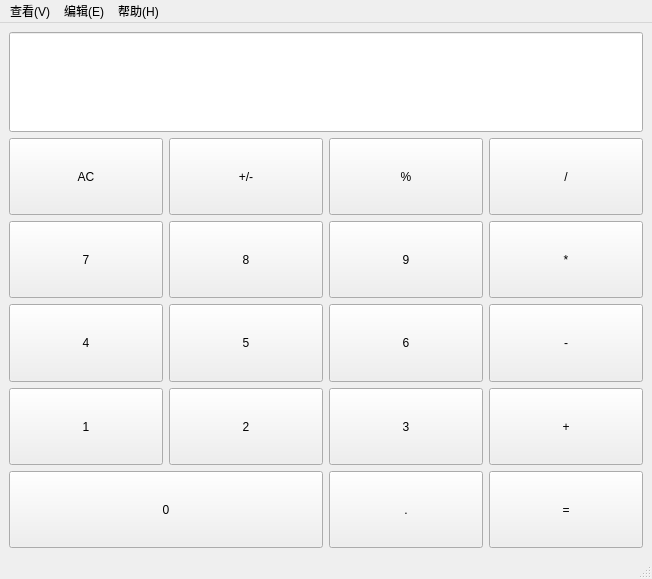
<?xml version="1.0" encoding="UTF-8"?>
<ui version="4.0">
 <class>MainWindow</class>
 <widget class="QMainWindow" name="MainWindow">
  <property name="geometry">
   <rect>
    <x>0</x>
    <y>0</y>
    <width>652</width>
    <height>579</height>
   </rect>
  </property>
  <property name="sizePolicy">
   <sizepolicy hsizetype="Minimum" vsizetype="Expanding">
    <horstretch>0</horstretch>
    <verstretch>0</verstretch>
   </sizepolicy>
  </property>
  <property name="windowTitle">
   <string>计算器</string>
  </property>
  <property name="windowIcon">
   <iconset resource="../images/login.qrc">
    <normaloff>:/login/计算器.png</normaloff>:/login/计算器.png</iconset>
  </property>
  <widget class="QWidget" name="centralwidget">
   <layout class="QGridLayout" name="gridLayout">
    <item row="0" column="0" colspan="4">
     <widget class="QLineEdit" name="lineEdit">
      <property name="sizePolicy">
       <sizepolicy hsizetype="Minimum" vsizetype="Expanding">
        <horstretch>0</horstretch>
        <verstretch>0</verstretch>
       </sizepolicy>
      </property>
      <property name="minimumSize">
       <size>
        <width>0</width>
        <height>100</height>
       </size>
      </property>
      <property name="font">
       <font>
        <family>黑体</family>
        <pointsize>40</pointsize>
        <weight>75</weight>
        <italic>false</italic>
        <bold>true</bold>
        <underline>false</underline>
        <strikeout>false</strikeout>
        <kerning>false</kerning>
       </font>
      </property>
      <property name="layoutDirection">
       <enum>Qt::RightToLeft</enum>
      </property>
      <property name="text">
       <string/>
      </property>
      <property name="alignment">
       <set>Qt::AlignBottom|Qt::AlignRight|Qt::AlignTrailing</set>
      </property>
      <property name="readOnly">
       <bool>true</bool>
      </property>
     </widget>
    </item>
    <item row="4" column="2">
     <widget class="Caculator_btn" name="pushButton_15">
      <property name="sizePolicy">
       <sizepolicy hsizetype="Minimum" vsizetype="Expanding">
        <horstretch>0</horstretch>
        <verstretch>0</verstretch>
       </sizepolicy>
      </property>
      <property name="text">
       <string>3</string>
      </property>
      <property name="checkable">
       <bool>true</bool>
      </property>
      <property name="autoExclusive">
       <bool>true</bool>
      </property>
      <property name="bg" stdset="0">
       <string>gray</string>
      </property>
      <property name="role" stdset="0">
       <string>num</string>
      </property>
     </widget>
    </item>
    <item row="1" column="3">
     <widget class="Caculator_btn" name="pushButton_4">
      <property name="sizePolicy">
       <sizepolicy hsizetype="Minimum" vsizetype="Expanding">
        <horstretch>0</horstretch>
        <verstretch>0</verstretch>
       </sizepolicy>
      </property>
      <property name="text">
       <string>/</string>
      </property>
      <property name="checkable">
       <bool>true</bool>
      </property>
      <property name="autoExclusive">
       <bool>true</bool>
      </property>
      <property name="bg" stdset="0">
       <string>orange</string>
      </property>
      <property name="role" stdset="0">
       <string>opartor</string>
      </property>
     </widget>
    </item>
    <item row="2" column="3">
     <widget class="Caculator_btn" name="pushButton_5">
      <property name="sizePolicy">
       <sizepolicy hsizetype="Minimum" vsizetype="Expanding">
        <horstretch>0</horstretch>
        <verstretch>0</verstretch>
       </sizepolicy>
      </property>
      <property name="text">
       <string>*</string>
      </property>
      <property name="checkable">
       <bool>true</bool>
      </property>
      <property name="autoExclusive">
       <bool>true</bool>
      </property>
      <property name="bg" stdset="0">
       <string>orange</string>
      </property>
      <property name="role" stdset="0">
       <string>opartor</string>
      </property>
     </widget>
    </item>
    <item row="1" column="0">
     <widget class="Caculator_btn" name="pushButton">
      <property name="sizePolicy">
       <sizepolicy hsizetype="Minimum" vsizetype="Expanding">
        <horstretch>0</horstretch>
        <verstretch>0</verstretch>
       </sizepolicy>
      </property>
      <property name="text">
       <string>AC</string>
      </property>
      <property name="checkable">
       <bool>true</bool>
      </property>
      <property name="autoExclusive">
       <bool>true</bool>
      </property>
      <property name="bg" stdset="0">
       <string>lightgray</string>
      </property>
      <property name="role" stdset="0">
       <string>clear</string>
      </property>
     </widget>
    </item>
    <item row="3" column="3">
     <widget class="Caculator_btn" name="pushButton_9">
      <property name="sizePolicy">
       <sizepolicy hsizetype="Minimum" vsizetype="Expanding">
        <horstretch>0</horstretch>
        <verstretch>0</verstretch>
       </sizepolicy>
      </property>
      <property name="text">
       <string>-</string>
      </property>
      <property name="checkable">
       <bool>true</bool>
      </property>
      <property name="autoExclusive">
       <bool>true</bool>
      </property>
      <property name="bg" stdset="0">
       <string>orange</string>
      </property>
      <property name="role" stdset="0">
       <string>opartor</string>
      </property>
     </widget>
    </item>
    <item row="5" column="3">
     <widget class="Caculator_btn" name="pushButton_17">
      <property name="sizePolicy">
       <sizepolicy hsizetype="Minimum" vsizetype="Expanding">
        <horstretch>0</horstretch>
        <verstretch>0</verstretch>
       </sizepolicy>
      </property>
      <property name="text">
       <string>=</string>
      </property>
      <property name="checkable">
       <bool>true</bool>
      </property>
      <property name="autoExclusive">
       <bool>true</bool>
      </property>
      <property name="bg" stdset="0">
       <string>equal</string>
      </property>
      <property name="role" stdset="0">
       <string>caculater</string>
      </property>
     </widget>
    </item>
    <item row="2" column="2">
     <widget class="Caculator_btn" name="pushButton_7">
      <property name="sizePolicy">
       <sizepolicy hsizetype="Minimum" vsizetype="Expanding">
        <horstretch>0</horstretch>
        <verstretch>0</verstretch>
       </sizepolicy>
      </property>
      <property name="text">
       <string>9</string>
      </property>
      <property name="checkable">
       <bool>true</bool>
      </property>
      <property name="autoExclusive">
       <bool>true</bool>
      </property>
      <property name="bg" stdset="0">
       <string>gray</string>
      </property>
      <property name="role" stdset="0">
       <string>num</string>
      </property>
     </widget>
    </item>
    <item row="2" column="1">
     <widget class="Caculator_btn" name="pushButton_8">
      <property name="sizePolicy">
       <sizepolicy hsizetype="Minimum" vsizetype="Expanding">
        <horstretch>0</horstretch>
        <verstretch>0</verstretch>
       </sizepolicy>
      </property>
      <property name="text">
       <string>8</string>
      </property>
      <property name="checkable">
       <bool>true</bool>
      </property>
      <property name="autoExclusive">
       <bool>true</bool>
      </property>
      <property name="bg" stdset="0">
       <string>gray</string>
      </property>
      <property name="role" stdset="0">
       <string>num</string>
      </property>
     </widget>
    </item>
    <item row="3" column="1">
     <widget class="Caculator_btn" name="pushButton_12">
      <property name="sizePolicy">
       <sizepolicy hsizetype="Minimum" vsizetype="Expanding">
        <horstretch>0</horstretch>
        <verstretch>0</verstretch>
       </sizepolicy>
      </property>
      <property name="text">
       <string>5</string>
      </property>
      <property name="checkable">
       <bool>true</bool>
      </property>
      <property name="autoExclusive">
       <bool>true</bool>
      </property>
      <property name="bg" stdset="0">
       <string>gray</string>
      </property>
      <property name="role" stdset="0">
       <string>num</string>
      </property>
     </widget>
    </item>
    <item row="4" column="1">
     <widget class="Caculator_btn" name="pushButton_16">
      <property name="sizePolicy">
       <sizepolicy hsizetype="Minimum" vsizetype="Expanding">
        <horstretch>0</horstretch>
        <verstretch>0</verstretch>
       </sizepolicy>
      </property>
      <property name="text">
       <string>2</string>
      </property>
      <property name="checkable">
       <bool>true</bool>
      </property>
      <property name="autoExclusive">
       <bool>true</bool>
      </property>
      <property name="bg" stdset="0">
       <string>gray</string>
      </property>
      <property name="role" stdset="0">
       <string>num</string>
      </property>
     </widget>
    </item>
    <item row="3" column="2">
     <widget class="Caculator_btn" name="pushButton_11">
      <property name="sizePolicy">
       <sizepolicy hsizetype="Minimum" vsizetype="Expanding">
        <horstretch>0</horstretch>
        <verstretch>0</verstretch>
       </sizepolicy>
      </property>
      <property name="text">
       <string>6</string>
      </property>
      <property name="checkable">
       <bool>true</bool>
      </property>
      <property name="autoExclusive">
       <bool>true</bool>
      </property>
      <property name="bg" stdset="0">
       <string>gray</string>
      </property>
      <property name="role" stdset="0">
       <string>num</string>
      </property>
     </widget>
    </item>
    <item row="5" column="0" colspan="2">
     <widget class="Caculator_btn" name="pushButton_20">
      <property name="sizePolicy">
       <sizepolicy hsizetype="Minimum" vsizetype="Expanding">
        <horstretch>0</horstretch>
        <verstretch>0</verstretch>
       </sizepolicy>
      </property>
      <property name="text">
       <string>0</string>
      </property>
      <property name="checkable">
       <bool>true</bool>
      </property>
      <property name="autoExclusive">
       <bool>true</bool>
      </property>
      <property name="bg" stdset="0">
       <string>gray</string>
      </property>
      <property name="role" stdset="0">
       <string>num</string>
      </property>
     </widget>
    </item>
    <item row="1" column="2">
     <widget class="Caculator_btn" name="pushButton_3">
      <property name="sizePolicy">
       <sizepolicy hsizetype="Minimum" vsizetype="Expanding">
        <horstretch>0</horstretch>
        <verstretch>0</verstretch>
       </sizepolicy>
      </property>
      <property name="text">
       <string>%</string>
      </property>
      <property name="checkable">
       <bool>true</bool>
      </property>
      <property name="autoExclusive">
       <bool>true</bool>
      </property>
      <property name="bg" stdset="0">
       <string>lightgray</string>
      </property>
      <property name="role" stdset="0">
       <string>num</string>
      </property>
     </widget>
    </item>
    <item row="4" column="0">
     <widget class="Caculator_btn" name="pushButton_14">
      <property name="sizePolicy">
       <sizepolicy hsizetype="Minimum" vsizetype="Expanding">
        <horstretch>0</horstretch>
        <verstretch>0</verstretch>
       </sizepolicy>
      </property>
      <property name="text">
       <string>1</string>
      </property>
      <property name="checkable">
       <bool>true</bool>
      </property>
      <property name="autoExclusive">
       <bool>true</bool>
      </property>
      <property name="bg" stdset="0">
       <string>gray</string>
      </property>
      <property name="role" stdset="0">
       <string>num</string>
      </property>
     </widget>
    </item>
    <item row="3" column="0">
     <widget class="Caculator_btn" name="pushButton_10">
      <property name="sizePolicy">
       <sizepolicy hsizetype="Minimum" vsizetype="Expanding">
        <horstretch>0</horstretch>
        <verstretch>0</verstretch>
       </sizepolicy>
      </property>
      <property name="text">
       <string>4</string>
      </property>
      <property name="checkable">
       <bool>true</bool>
      </property>
      <property name="autoExclusive">
       <bool>true</bool>
      </property>
      <property name="bg" stdset="0">
       <string>gray</string>
      </property>
      <property name="role" stdset="0">
       <string>num</string>
      </property>
     </widget>
    </item>
    <item row="5" column="2">
     <widget class="Caculator_btn" name="pushButton_19">
      <property name="sizePolicy">
       <sizepolicy hsizetype="Minimum" vsizetype="Expanding">
        <horstretch>0</horstretch>
        <verstretch>0</verstretch>
       </sizepolicy>
      </property>
      <property name="text">
       <string>.</string>
      </property>
      <property name="checkable">
       <bool>true</bool>
      </property>
      <property name="autoExclusive">
       <bool>true</bool>
      </property>
      <property name="bg" stdset="0">
       <string>gray</string>
      </property>
      <property name="role" stdset="0">
       <string>num</string>
      </property>
     </widget>
    </item>
    <item row="2" column="0">
     <widget class="Caculator_btn" name="pushButton_6">
      <property name="sizePolicy">
       <sizepolicy hsizetype="Minimum" vsizetype="Expanding">
        <horstretch>0</horstretch>
        <verstretch>0</verstretch>
       </sizepolicy>
      </property>
      <property name="text">
       <string>7</string>
      </property>
      <property name="checkable">
       <bool>true</bool>
      </property>
      <property name="autoExclusive">
       <bool>true</bool>
      </property>
      <property name="bg" stdset="0">
       <string>gray</string>
      </property>
      <property name="role" stdset="0">
       <string>num</string>
      </property>
     </widget>
    </item>
    <item row="1" column="1">
     <widget class="Caculator_btn" name="pushButton_2">
      <property name="sizePolicy">
       <sizepolicy hsizetype="Minimum" vsizetype="Expanding">
        <horstretch>0</horstretch>
        <verstretch>0</verstretch>
       </sizepolicy>
      </property>
      <property name="text">
       <string>+/-</string>
      </property>
      <property name="checkable">
       <bool>true</bool>
      </property>
      <property name="autoExclusive">
       <bool>true</bool>
      </property>
      <property name="bg" stdset="0">
       <string>lightgray</string>
      </property>
      <property name="role" stdset="0">
       <string>num</string>
      </property>
     </widget>
    </item>
    <item row="4" column="3">
     <widget class="Caculator_btn" name="pushButton_13">
      <property name="sizePolicy">
       <sizepolicy hsizetype="Minimum" vsizetype="Expanding">
        <horstretch>0</horstretch>
        <verstretch>0</verstretch>
       </sizepolicy>
      </property>
      <property name="text">
       <string>+</string>
      </property>
      <property name="checkable">
       <bool>true</bool>
      </property>
      <property name="autoExclusive">
       <bool>true</bool>
      </property>
      <property name="bg" stdset="0">
       <string>orange</string>
      </property>
      <property name="role" stdset="0">
       <string>opartor</string>
      </property>
     </widget>
    </item>
   </layout>
  </widget>
  <widget class="QMenuBar" name="menubar">
   <property name="geometry">
    <rect>
     <x>0</x>
     <y>0</y>
     <width>652</width>
     <height>26</height>
    </rect>
   </property>
   <widget class="QMenu" name="menu">
    <property name="title">
     <string>查看(V)</string>
    </property>
   </widget>
   <widget class="QMenu" name="menu_2">
    <property name="title">
     <string>编辑(E)</string>
    </property>
   </widget>
   <widget class="QMenu" name="menu_3">
    <property name="title">
     <string>帮助(H)</string>
    </property>
   </widget>
   <addaction name="menu"/>
   <addaction name="menu_2"/>
   <addaction name="menu_3"/>
  </widget>
  <widget class="QStatusBar" name="statusbar"/>
 </widget>
 <customwidgets>
  <customwidget>
   <class>Caculator_btn</class>
   <extends>QPushButton</extends>
   <header location="global">caculator_btn</header>
   <slots>
    <signal>key_pressed()</signal>
   </slots>
  </customwidget>
 </customwidgets>
 <resources>
  <include location="../images/login.qrc"/>
 </resources>
 <connections>
  <connection>
   <sender>pushButton</sender>
   <signal>key_pressed()</signal>
   <receiver>MainWindow</receiver>
   <slot>get_key()</slot>
   <hints>
    <hint type="sourcelabel">
     <x>61</x>
     <y>183</y>
    </hint>
    <hint type="destinationlabel">
     <x>-192</x>
     <y>183</y>
    </hint>
   </hints>
  </connection>
  <connection>
   <sender>pushButton_2</sender>
   <signal>key_pressed()</signal>
   <receiver>MainWindow</receiver>
   <slot>get_key()</slot>
   <hints>
    <hint type="sourcelabel">
     <x>213</x>
     <y>178</y>
    </hint>
    <hint type="destinationlabel">
     <x>-227</x>
     <y>102</y>
    </hint>
   </hints>
  </connection>
  <connection>
   <sender>pushButton_3</sender>
   <signal>key_pressed()</signal>
   <receiver>MainWindow</receiver>
   <slot>get_key()</slot>
   <hints>
    <hint type="sourcelabel">
     <x>388</x>
     <y>172</y>
    </hint>
    <hint type="destinationlabel">
     <x>-238</x>
     <y>-11</y>
    </hint>
   </hints>
  </connection>
  <connection>
   <sender>pushButton_4</sender>
   <signal>key_pressed()</signal>
   <receiver>MainWindow</receiver>
   <slot>get_key()</slot>
   <hints>
    <hint type="sourcelabel">
     <x>570</x>
     <y>171</y>
    </hint>
    <hint type="destinationlabel">
     <x>856</x>
     <y>181</y>
    </hint>
   </hints>
  </connection>
  <connection>
   <sender>pushButton_6</sender>
   <signal>key_pressed()</signal>
   <receiver>MainWindow</receiver>
   <slot>get_key()</slot>
   <hints>
    <hint type="sourcelabel">
     <x>40</x>
     <y>261</y>
    </hint>
    <hint type="destinationlabel">
     <x>-88</x>
     <y>258</y>
    </hint>
   </hints>
  </connection>
  <connection>
   <sender>pushButton_8</sender>
   <signal>key_pressed()</signal>
   <receiver>MainWindow</receiver>
   <slot>get_key()</slot>
   <hints>
    <hint type="sourcelabel">
     <x>213</x>
     <y>264</y>
    </hint>
    <hint type="destinationlabel">
     <x>6</x>
     <y>222</y>
    </hint>
   </hints>
  </connection>
  <connection>
   <sender>pushButton_7</sender>
   <signal>key_pressed()</signal>
   <receiver>MainWindow</receiver>
   <slot>get_key()</slot>
   <hints>
    <hint type="sourcelabel">
     <x>373</x>
     <y>258</y>
    </hint>
    <hint type="destinationlabel">
     <x>331</x>
     <y>-16</y>
    </hint>
   </hints>
  </connection>
  <connection>
   <sender>pushButton_5</sender>
   <signal>key_pressed()</signal>
   <receiver>MainWindow</receiver>
   <slot>get_key()</slot>
   <hints>
    <hint type="sourcelabel">
     <x>613</x>
     <y>240</y>
    </hint>
    <hint type="destinationlabel">
     <x>844</x>
     <y>240</y>
    </hint>
   </hints>
  </connection>
  <connection>
   <sender>pushButton_9</sender>
   <signal>key_pressed()</signal>
   <receiver>MainWindow</receiver>
   <slot>get_key()</slot>
   <hints>
    <hint type="sourcelabel">
     <x>577</x>
     <y>352</y>
    </hint>
    <hint type="destinationlabel">
     <x>757</x>
     <y>346</y>
    </hint>
   </hints>
  </connection>
  <connection>
   <sender>pushButton_13</sender>
   <signal>key_pressed()</signal>
   <receiver>MainWindow</receiver>
   <slot>get_key()</slot>
   <hints>
    <hint type="sourcelabel">
     <x>553</x>
     <y>418</y>
    </hint>
    <hint type="destinationlabel">
     <x>786</x>
     <y>418</y>
    </hint>
   </hints>
  </connection>
  <connection>
   <sender>pushButton_17</sender>
   <signal>key_pressed()</signal>
   <receiver>MainWindow</receiver>
   <slot>get_key()</slot>
   <hints>
    <hint type="sourcelabel">
     <x>591</x>
     <y>501</y>
    </hint>
    <hint type="destinationlabel">
     <x>745</x>
     <y>501</y>
    </hint>
   </hints>
  </connection>
  <connection>
   <sender>pushButton_19</sender>
   <signal>key_pressed()</signal>
   <receiver>MainWindow</receiver>
   <slot>get_key()</slot>
   <hints>
    <hint type="sourcelabel">
     <x>418</x>
     <y>521</y>
    </hint>
    <hint type="destinationlabel">
     <x>406</x>
     <y>655</y>
    </hint>
   </hints>
  </connection>
  <connection>
   <sender>pushButton_20</sender>
   <signal>key_pressed()</signal>
   <receiver>MainWindow</receiver>
   <slot>get_key()</slot>
   <hints>
    <hint type="sourcelabel">
     <x>178</x>
     <y>521</y>
    </hint>
    <hint type="destinationlabel">
     <x>154</x>
     <y>672</y>
    </hint>
   </hints>
  </connection>
  <connection>
   <sender>pushButton_14</sender>
   <signal>key_pressed()</signal>
   <receiver>MainWindow</receiver>
   <slot>get_key()</slot>
   <hints>
    <hint type="sourcelabel">
     <x>50</x>
     <y>424</y>
    </hint>
    <hint type="destinationlabel">
     <x>-89</x>
     <y>404</y>
    </hint>
   </hints>
  </connection>
  <connection>
   <sender>pushButton_16</sender>
   <signal>key_pressed()</signal>
   <receiver>MainWindow</receiver>
   <slot>get_key()</slot>
   <hints>
    <hint type="sourcelabel">
     <x>223</x>
     <y>424</y>
    </hint>
    <hint type="destinationlabel">
     <x>-38</x>
     <y>382</y>
    </hint>
   </hints>
  </connection>
  <connection>
   <sender>pushButton_15</sender>
   <signal>key_pressed()</signal>
   <receiver>MainWindow</receiver>
   <slot>get_key()</slot>
   <hints>
    <hint type="sourcelabel">
     <x>375</x>
     <y>434</y>
    </hint>
    <hint type="destinationlabel">
     <x>66</x>
     <y>676</y>
    </hint>
   </hints>
  </connection>
  <connection>
   <sender>pushButton_11</sender>
   <signal>key_pressed()</signal>
   <receiver>MainWindow</receiver>
   <slot>get_key()</slot>
   <hints>
    <hint type="sourcelabel">
     <x>408</x>
     <y>334</y>
    </hint>
    <hint type="destinationlabel">
     <x>497</x>
     <y>603</y>
    </hint>
   </hints>
  </connection>
  <connection>
   <sender>pushButton_12</sender>
   <signal>key_pressed()</signal>
   <receiver>MainWindow</receiver>
   <slot>get_key()</slot>
   <hints>
    <hint type="sourcelabel">
     <x>249</x>
     <y>349</y>
    </hint>
    <hint type="destinationlabel">
     <x>-160</x>
     <y>300</y>
    </hint>
   </hints>
  </connection>
  <connection>
   <sender>pushButton_10</sender>
   <signal>key_pressed()</signal>
   <receiver>MainWindow</receiver>
   <slot>get_key()</slot>
   <hints>
    <hint type="sourcelabel">
     <x>55</x>
     <y>328</y>
    </hint>
    <hint type="destinationlabel">
     <x>-139</x>
     <y>328</y>
    </hint>
   </hints>
  </connection>
 </connections>
 <slots>
  <slot>get_key()</slot>
 </slots>
</ui>
